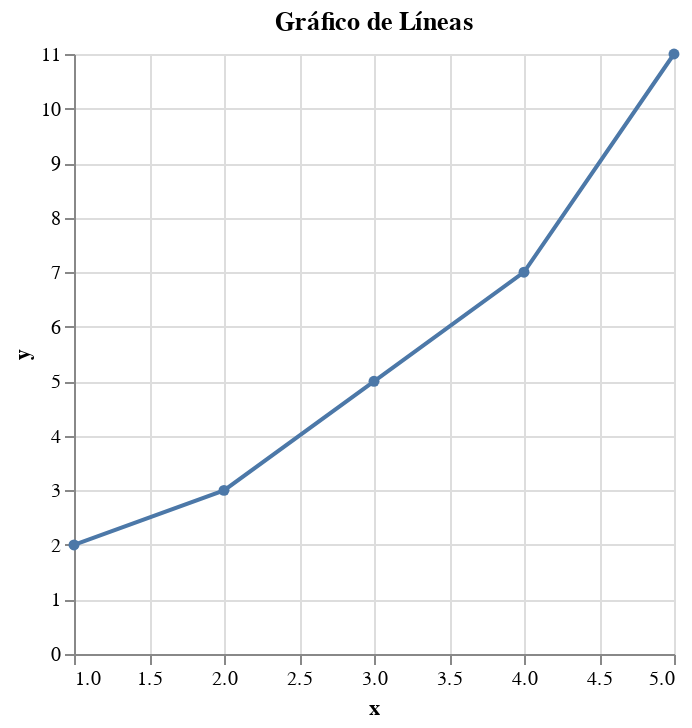

The notebook cell saved with this chart:
### Code cell
import altair as alt
import pandas as pd

# Datos de ejemplo
df = pd.DataFrame({
    'x': [1, 2, 3, 4, 5],
    'y': [2, 3, 5, 7, 11]
})

# Crear el gráfico de líneas
chart = alt.Chart(df).mark_line(point=True).encode(
    x='x',
    y='y'
).properties(
    title='Gráfico de Líneas'
)
chart.show()

### Figure 1 — Vega-Lite specification as saved in the notebook (floating-point values rounded to 4 significant figures)
{"config": {"view": {"continuousWidth": 300, "continuousHeight": 300}}, "data": {"name": "data-e41aed6acbe51590956d6d1b7e865683"}, "mark": {"type": "line", "point": true}, "encoding": {"x": {"field": "x", "type": "quantitative"}, "y": {"field": "y", "type": "quantitative"}}, "title": "Gráfico de Líneas", "$schema": "https://vega.github.io/schema/vega-lite/v5.20.1.json", "datasets": {"data-e41aed6acbe51590956d6d1b7e865683": [{"x": 1, "y": 2}, {"x": 2, "y": 3}, {"x": 3, "y": 5}, {"x": 4, "y": 7}, {"x": 5, "y": 11}]}}
